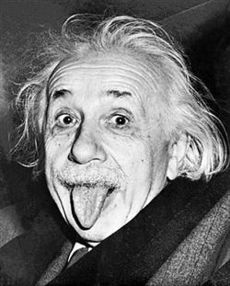
#> input picture Colab Notebooks/Einstein_tongue.jpg, 230 x 286 px, found by its file name
$ jupyter execute --allow-errors 'Car WS-Lec 0 - Introduction to Linear Algebra.ipynb'
#> lines starting #> are read from the running program, lines starting #| are printed output that depends on the picture
# **$$ ⛳ \textbf{ Introduction to Linear Algebra}⛳ $$**

## **Objectives:** By the end of this lesson, you will:
#### **-** Understand what "linear algebra means"
#### **-**  Learn some of the advantages of linear algebra
#### **-** Known the distinction between linear algebra and matrix analysis

* Linear Algebra is the branch of mathematics concerned with vectors and matrices, their linear combinations, and operations acting upon them.

* Linear algebra has a long history in pure mathematics, in part because it provides a compact notation that is really powerful and general enough to be used in geometry, calculus, differential equations, and many other areas of mathematics.

* But linear algebra in modern times has emerged as one of the most important branches of mathematics for computing, for statistics, for data science, for computer graphics. and all sorts of modern scientific numerical, statistical applications.

So Linear Algebra is really all about vectors and matrices and how to use them.

## **Terminologies**

###$$ \color{blue}{\textbf{ Linear Algebra }} \textbf{focuses on }\color{red}{\textbf{proofs.}} \\  \color{green}{\textbf{ Matrix Algebra }} \textbf{focuses on }\color{magenta}{\textbf{ applications}}$$

## **Vectors and Matrices**

### **1. A vector is an ordered list of numbers:**

* A vector is an ordered list of numbers that can be arranged in a column like this, or arranged in a row.

* Vectors can also represent functions, for example a function of time.

$$
  \stackrel{\stackrel{\mbox{Column Vector}}{\mbox{   }}}{%
    \begin{bmatrix}
    -1 \\
    2 \\
    3 + 6i \\
    0.22\\
    \frac{1}{9}
    \end{bmatrix}%
  }\ \quad
  \stackrel{\stackrel{\mbox{Row Vector}}{\mbox{   }}}{%
    \begin{bmatrix}
    1 & a & 3 & \\
    \end{bmatrix}%
  }\ \quad
  \stackrel{\stackrel{\mbox{Vector}}{\mbox{ as a Function of time }}}{%
    \begin{bmatrix}
    sin(t) \\
    t \\
    cos(t) \\
    \end{bmatrix}%
   }
$$

### **2. A matrix is a spreadsheet of numbers:**

$$
\stackrel{\stackrel{\mbox{Matrix is a Spread Sheet}}{\mbox{ }}}{%
    \begin{bmatrix}
    a_{11} & a_{12} & \cdots & a_{1M} \\
    a_{21} & a_{22} & \cdots & a_{2M} \\
    \vdots & \vdots & \ddots & \vdots \\
    a_{N1} & a_{N2} & \cdots & a_{NM}
    \end{bmatrix}%
  }\ \quad
$$

### **3. Vectors and Matrix in pure math and real world**

* In pure mathematics, you can have **infinitely** long vectors and matrices with an infinite number of rows or columns.

* But nowadays, most people are learning linear algebra because they need it for computer science or programming data science or physical or biological modelling.

* So therefore, in this course are will only be discussing vectors and matrices that have a finite number of rows or columns.

### **4. Algebraic and Geometric Interpretations of Vectors and Matrix**

* Vectors and matrices have an algebraic interpretation like what you see here.

* A list of numbers. And vectors and matrices also have geometric interpretations that provide really powerful insights into the mechanisms of linear algebra.

* In this course we will try to integrate both the algebraic and the geometric concepts to really facilitate learning the core ideas of linear algebra.

## **Applications of Linear Algebra**

#### $\color{blue}{\text{Linear algebra is used to solve problems in engineering, calculus, differential equations, finance, economics, bioloty, etc.}}$
#### $\color{green}{\text{The compactness and elegance of linear algebra is intrinsically satisfying.}}$
#### $\color{orange}{\text{The smooth links between algebra and geometry are beautiful.}}$
#### $\color{pink}{\text{Linear algbera is the backbone of most modern computational algorithms, and therefore learning linear algebra will improve your programming skills!}}$

---
### **1.** One of the really great things about linear algebra is that it provides a compact form for expressing ideas in large datasets. That is why Linear Algebra is so important for big data.

#### For example, imagine that you have a large dataset containing **time series data** from 100 sensors and millions of time points.

<details>
  <summary><b>Show Time Series Plots</b></summary>

<p style="text-align:center;">
</details>

Watch this [video](https://www.3cmediasolutions.org/privid/388761?key=80917d5390fd86322a2160cb3e2ca310a0d7c5b5) on how to create a link in Markdown to an image on Google Drive.

---
* You can represent that large dataset using a matrix a capital letter. In this case the letter X.

<details>
  <summary><b>Representing Seires with matrix</b></summary>

<p style="text-align:center;">
</details>

* You can describe all of the linear relationships across all possible pairs of 100 sensors over time using this very simple compact expression $\text{C=XX}^{\text{T}}$.
*  And if you want to determine whether this large dataset can be characterized by a small number of important features, you can use a procedure called eigendecomposition on the covariance matrix. That's expressed using this formula $\text{CW = W}\lambda$

 This equation is also called a principal components analysis and it's one of the key formulas in dimensionality reduction and statistics.

---
### **2.** Another important aspect of linear algebra is combining vectors or features and matrices in different ways to achieve some computational goal.

For example, you can use vectors to define axes in a high dimensional space and then use a transformation matrix to warp datasets or objects or other mathematical structures into and out of these spaces.

This is really useful because some kinds of analysis are better done in certain spaces.

Furthermore, there is often structure embedded in a high dimensional dataset that is difficult to see in the original dataset but can be easily extracted using a different kind of dimension reduction technique,such as eigendecomposition.

#### **Example** Here is a dataset that lives in three dimensions.

Now in this view, it looks like a big unstructured cloud of dots. But that's when looking at it from one perspective.

<details>
  <summary><b>Show 3d data</b></summary>

<p style="text-align:center;">
</details>

We can rotate this data set in space and you can see that there is actually interesting and meaningful structure in this data set. It's present in a lower dimensional subspace of this higher dimensional ambient space.

<details>
  <summary><b>Show 3d data in its rotated perspective</b></summary>

<p style="text-align:center;">
</details>

In this particular example I solved the problem just by looking at the data. But that's possible only because this is three dimensional data.

##### **What do you do if you have 500 dimensional data**?

You can't just look at a 500 dimensional hypercube, and yet the linear algebra operations are $\color{magenta}{\textbf{ identical for 3 dimensions, 300 dimentions, and for 500 dimensions.}}$ The ease and power of transformation matrices is also why linear algebra is important for computer graphics, graphical programming, and for geometry.

---
### **3.** Transformation and Rotations:

The ease and power of transformation matrices is also why linear algebra is important for computer graphics, graphical programming, and for geometry.  Matrices can be used to encode translations, rotations, or stretching or compressing factors.  So it's really easy to take an image and compress it, expand it, or rotate it along some axis.

[cell 1]
#@title Import and display image from my google drive

#@title Mount my Google Drive
from google.colab import drive

drive.mount("/content/gdrive")

# variable for path to the imge file
img_path = "/content/gdrive/MyDrive/MATH 010 Linear Algebra - Sp 23/Lectures/0. Introduction to Linear Algebra/Einstein_tongue.jpg"

#> (the rest of this cell did not finish here and is left out)

Here you see an example.  This is a picture of Eistain.

The mechanism of this rotation is by transforming all the coordinates in the original picture to new coordinates, and those new coordinates are defined simply by multiplying the $(x y)$ of the original picture by this particular matrix.

$$
    \begin{bmatrix}
    cos(\theta) & -sin(\theta)  \\
    sin(\theta) & cos(\theta)
    \end{bmatrix} \hspace{20mm}\theta = \pi/3
$$

This is also called a transformation matrix and it simply rotates the image coordinates as you see here.

In this particular example I used an angle of theta value of pi over 3, which is 60 degrees.

---
### **4. Describing Objects** There is a direct link between linear algebra and geometry, and matrices can be interpreted as descriptions of geometric objects like lines or conics for example.

Here you see an example of a beautiful surface that represents the information in a two by two matrix.

The function that defines this surface is called the normalized quadratic form. It's used to extract key features in a matrix in statistics and in data compression, and of course you will learn all about this particular operation later on in the course.

[cell 2]
#@title Quadratic Surface from $2\times 2$ matrix
import numpy as np

# Visualize raw and normalized quadratic form

A = np.array([[-2, 3], [2, 8]])

n = 30

xi = np.linspace(-2, 2, n)

# for the visuzalization
X, Y = np.meshgrid(xi, xi)

# initialize data set
qf = np.zeros((n, n)) # quadratic form
qfN = np.zeros((n,n)) # normalized quadratic form

for i in range(n):
    for j in range(n):
        # create x coordinators a column vector
        x = np.transpose([xi[i], xi[j]])
        # compute the quadratic form
        qf[i, j] = x.T @ A @ x
        qfN[i, j] = qf[i, j] / (x.T @ x)

import plotly.graph_objects as go

fig= go.Figure()

fig.add_trace(go.Surface(
                          x = X, y = Y, z = qf,colorscale = "Rainbow", showscale=False

                        ))
fig.update_traces(contours_z=dict(show=True, usecolormap=True,
                                  highlightcolor="limegreen", project_z=True))
fig.update_traces(contours_y=dict(show=True, usecolormap=True,
                                  highlightcolor="limegreen", project_y=True))
fig.update_traces(contours_x=dict(show=True, usecolormap=True,
                                  highlightcolor="limegreen", project_x=True))

axis = dict(
showbackground=True,
#backgroundcolor="white",
backgroundcolor="rgba(0,0,0, 0.1)",
showgrid=False,
zeroline=False,
showline=False,
showticklabels = False,
title = ""
)
ztickvals=list(range(-3,4))
fig.update_layout(title='Quadratic Form Energy', autosize=False,
                  scene_camera_eye=dict(x=1.87, y=0.88, z=-0.64),
                  width=800, height=800,
                  margin=dict(l=65, r=50, b=65, t=90),
                  scene=dict(xaxis=dict(axis, range=[-3.5, 3.5]),
                            yaxis=dict(axis, range=[-3.5, 3.5]),
                            zaxis=dict(axis , tickvals=ztickvals),
                            #aspectratio=dict(x=1,
                            #                 y=1,
                            #                 z=0.95)
                           ),

                  )
fig.show()

## **Begin with the End in Mind: An Advanced Linear Algebra Application**

Let's begin this course in a rather unconventional way, by have a lesson about an advanced topic in linear algebra called the singular value decomposition.

You probably don't know all the details about these singular value decomposition,otherwise you probably wouldn't be in this course.

So it may seem a little bit strange to illustrate one of the applications of singular value decomposition before even learning about it.

But I hope that you get really excited to see what you are going to learn by the end of this course, because by the end of this course, you're going to understand mathematically everything that I'm doing in this example.

### 🔖 **$\color{blue}{\textbf{Practice: }}$ Mount Google Drive and Singular Value Decomposition of Images**

### **0. Preparation:**  Use the link below to open the picture of Einstein on my google drive and save a copy on your google drive under PCC's domain

[link to the Einstein's picture](https://drive.google.com/file/d/1FXhF6DxTxQI4QnC9QzMvkBzJOlHVT9jO/view?usp=sharing)

### **1. Mount google drive**

[cell 3]
from google.colab import drive

drive.mount("/content/gdrive")

### **2. Read the image** It's a famous picture of Einstein from this [wiki page](https://en.wikipedia.org/wiki/Albert_Einstein_in_popular_culture).

So just import it and visualize it looks a little demonic here, but that's because matplotlib is using a full range of colors to show the picture.

But it's actually just a gray scale picture.

[cell 4]
# import library

from PIL import Image
import matplotlib.pyplot as plt
import PIL

# define a variable for the path to the image on my google drive
img_path = "/content/gdrive/MyDrive/Colab Notebooks/Einstein_tongue.jpg"

pic = Image.open(img_path)
#> pic is the input picture: PIL image 230x286 L; min 0, max 255, mean 108.7
plt.imshow(pic)
plt.show();

### **3. Conver image data from integers to floating-point precisions using** `numpy.array({}`.

[cell 5]
import numpy as np

# convert the image to floating-point precision

pic = np.array(pic)
plt.imshow(pic, cmap = "gray")
plt.show()

print(f"\nmatrix for the image has the dimension {pic.shape},\nthat is {pic.shape[0]} rows and {pic.shape[1]} columns")
#| matrix for the image has the dimension (286, 230),
#| that is 286 rows and 230 columns

### **4. Singular Value Decomposition of the Image**
If this looks weird and mysterious and threatening and intimidating, don't worry.  You are going to understand all of what this line of code is actually implementing, what these different matrices mean towards the end of this course.

---
##### **a. SVD:** Briefly, the goal of singular value decomposition is to take a **matrix** and decompose that matrix into **three other matrices**.
####$$\text{A = U}\Sigma\text{V}^\text{T}$$

####in code `U, S, V = numpy.linalg.svd(A)`

* The three matrices U, $\Sigma$ and V are basically telling us about important **spatial patterns** in this image or more generally, important **directions in the space** in which this matrix lives.

* Because this matrix is a **picture,** then this is going to find **patterns** in the image that are **important**.

[cell 6]
U, S, V = np.linalg.svd(pic)
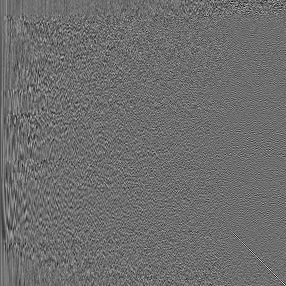
#> U: shape (286, 286) float64; min -0.322, max 0.423, mean -0.000188; drawn with min black and max white
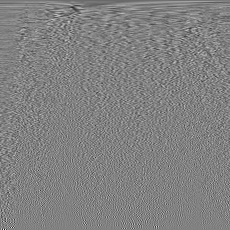
#> V: shape (230, 230) float64; min -0.494, max 0.479, mean -0.000159; drawn with min black and max white
#> S = 230 values, max 31653 at index 0, min 2.29 at index 229, mean 529.2
